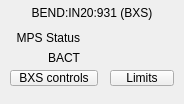
  <widget class="PyDMFrame" name="PyDMFrame_7">
   <property name="geometry">
    <rect>
     <x>360</x>
     <y>330</y>
     <width>184</width>
     <height>104</height>
    </rect>
   </property>
   <property name="toolTip">
    <string/>
   </property>
   <property name="alarmSensitiveBorder" stdset="0">
    <bool>true</bool>
   </property>
   <property name="channel" stdset="0">
    <string>BEND:IN20:931:STATE_ON_MPS</string>
   </property>
   <widget class="QLabel" name="label_14">
    <property name="geometry">
     <rect>
      <x>0</x>
      <y>5</y>
      <width>184</width>
      <height>15</height>
     </rect>
    </property>
    <property name="text">
     <string>BEND:IN20:931 (BXS)</string>
    </property>
    <property name="alignment">
     <set>Qt::AlignCenter</set>
    </property>
   </widget>
   <widget class="QLabel" name="label_15">
    <property name="geometry">
     <rect>
      <x>10</x>
      <y>30</y>
      <width>70</width>
      <height>15</height>
     </rect>
    </property>
    <property name="text">
     <string>MPS Status</string>
    </property>
    <property name="alignment">
     <set>Qt::AlignRight|Qt::AlignTrailing|Qt::AlignVCenter</set>
    </property>
   </widget>
   <widget class="QLabel" name="label_16">
    <property name="geometry">
     <rect>
      <x>10</x>
      <y>50</y>
      <width>70</width>
      <height>15</height>
     </rect>
    </property>
    <property name="text">
     <string>BACT</string>
    </property>
    <property name="alignment">
     <set>Qt::AlignRight|Qt::AlignTrailing|Qt::AlignVCenter</set>
    </property>
   </widget>
   <widget class="PyDMLabel" name="PyDMLabel_6">
    <property name="geometry">
     <rect>
      <x>90</x>
      <y>30</y>
      <width>80</width>
      <height>15</height>
     </rect>
    </property>
    <property name="toolTip">
     <string/>
    </property>
    <property name="alignment">
     <set>Qt::AlignCenter</set>
    </property>
    <property name="alarmSensitiveContent" stdset="0">
     <bool>true</bool>
    </property>
    <property name="channel" stdset="0">
     <string>BEND:IN20:931:STATE_ON_MPS</string>
    </property>
   </widget>
   <widget class="PyDMLabel" name="PyDMLabel_7">
    <property name="geometry">
     <rect>
      <x>90</x>
      <y>50</y>
      <width>80</width>
      <height>15</height>
     </rect>
    </property>
    <property name="toolTip">
     <string/>
    </property>
    <property name="alignment">
     <set>Qt::AlignCenter</set>
    </property>
    <property name="precision" stdset="0">
     <number>2</number>
    </property>
    <property name="precisionFromPV" stdset="0">
     <bool>false</bool>
    </property>
    <property name="alarmSensitiveContent" stdset="0">
     <bool>true</bool>
    </property>
    <property name="channel" stdset="0">
     <string>BEND:IN20:931:BACT</string>
    </property>
    <property name="displayFormat" stdset="0">
     <enum>PyDMLabel::Exponential</enum>
    </property>
   </widget>
   <widget class="PyDMEDMDisplayButton" name="PyDMEDMDisplayButton_5">
    <property name="geometry">
     <rect>
      <x>10</x>
      <y>70</y>
      <width>88</width>
      <height>16</height>
     </rect>
    </property>
    <property name="toolTip">
     <string/>
    </property>
    <property name="text">
     <string>BXS controls</string>
    </property>
    <property name="filenames" stdset="0">
     <stringlist>
      <string>mgnt_in20_bend.edl</string>
     </stringlist>
    </property>
    <property name="showIcon" stdset="0">
     <bool>false</bool>
    </property>
   </widget>
   <widget class="PyDMEDMDisplayButton" name="PyDMEDMDisplayButton_6">
    <property name="geometry">
     <rect>
      <x>110</x>
      <y>70</y>
      <width>64</width>
      <height>16</height>
     </rect>
    </property>
    <property name="toolTip">
     <string/>
    </property>
    <property name="text">
     <string>Limits</string>
    </property>
    <property name="filenames" stdset="0">
     <stringlist>
      <string>mps_in20_bxslimits.edl</string>
     </stringlist>
    </property>
    <property name="showIcon" stdset="0">
     <bool>false</bool>
    </property>
   </widget>
  </widget>
